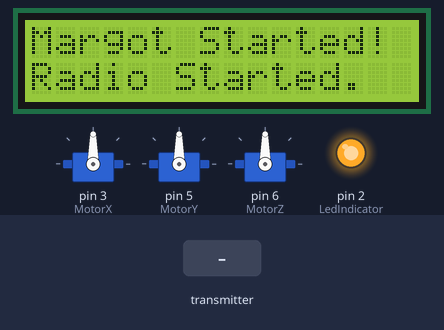
The sketch below on a simulated Arduino Uno, built with avr-gcc and run on an emulated ATmega328P. On the bench: 16×2 character LCD, 3 × servo, output pins drawn as LEDs (lit = HIGH). Inputs (shaded band) come from the test bench. No radio packets arrive unless stated.

Above: at 0.2 s.
5.4 s: the transmitter starts sending DT_joyL_A = 0
At 6.1 s:
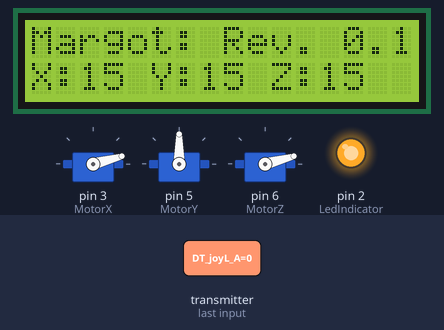
6.9 s: the transmitter starts sending DT_joyL_B = 0
At 7.8 s:
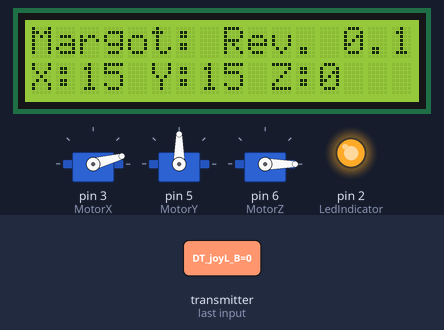
8.4 s: the transmitter starts sending DT_joyR_A = 0
At 9.6 s:
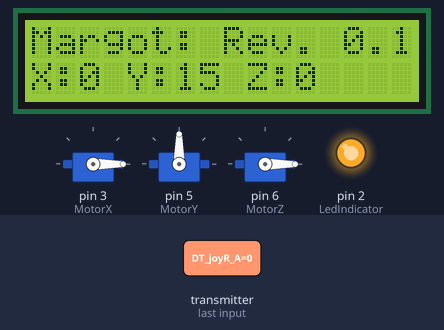
9.9 s: the transmitter starts sending DT_joyR_B = 0
At 11.0 s:
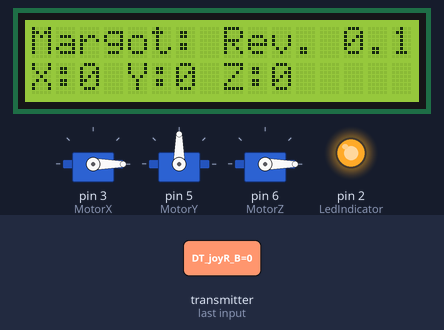
11.4 s: the transmitter starts sending DT_joyL_B = 256
At 12.6 s:
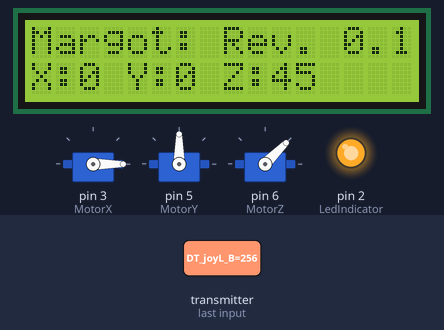
12.9 s: the transmitter starts sending DT_joyR_A = 256
At 14.0 s:
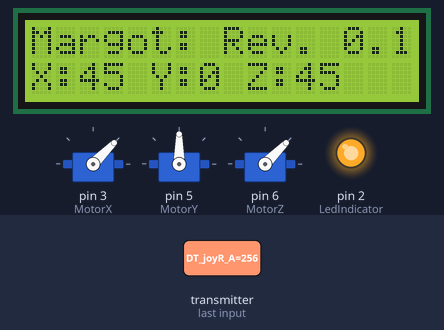
Timing chart, 0 to 15.4 s (numbered marks = the images above; inputs shaded):
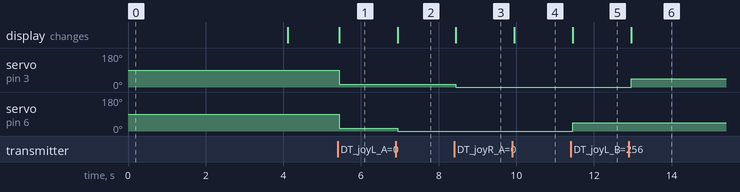

The sketch:

margot_0.1.ino
```cpp
#include <Servo.h>
#include <RF24.h>
#include <LiquidCrystal_I2C.h>

#define MotorX 3
#define MotorY 5
#define MotorZ 6
#define LedIndicator 2
#define Firmware "Rev. 0.1"


struct MyData {
 int DT_joyL_A = 90;
 int DT_joyL_B = 90;
 int DT_joyR_A = 90;
 int DT_joyR_B = 90;
 bool DT_joyL_btn = false;
 bool DT_joyR_btn = false;
};

MyData data;

Servo Sv1,Sv2, Sv3;
RF24 radio(7,8); //CE - CSN
LiquidCrystal_I2C led(0x27,16,2);

const byte address[6] = "1Node";
int PosX,PosY,PosZ;

void setup() {
  Serial.begin(115200);
  led.init();
  led.backlight();

  if(!radio.begin()){
   Display("Margot Started!","Radio Not Resp.");
   while(1);
  }else{
   radio.openReadingPipe(0,address);
   radio.setPALevel(RF24_PA_MIN);
   radio.startListening();
   Display("Margot Started!","Radio Started.");
  }
  Sv1.attach(MotorX);
  Sv2.attach(MotorY);
  Sv3.attach(MotorZ);
  pinMode(LedIndicator,OUTPUT);

  StartPos();
  Indicator();
  delay(4000);
  led.clear();
}

void loop() {

if(radio.available()){
  radio.read(&data, sizeof(MyData));
  Sync();
  M_Position();
  UpdateInfo();
}
}
void StartPos (){
  Sv1.write(90);
  Sv2.write(90);
  Sv3.write(90);
}

void Indicator(){
  digitalWrite(LedIndicator,HIGH);
}
void Sync(){
  PosX = map(data.DT_joyR_A,0,1023,0,180);
  PosY = map(data.DT_joyR_B,0 ,1023,0,180);
  PosZ = map(data.DT_joyL_B,0,1023,0,180);
}
void M_Position(){
  Sv1.write(PosX);

  if(PosY < 90){
    Sv2.write(90);
  }else{
    Sv2.write(PosY);
  }

  Sv3.write(PosZ);
}

void Debug(){
  Serial.println("X:"  + String(PosX));
  Serial.println("Y:"  + String(PosY));
  Serial.println("Z:"  + String(PosZ));

}
void Display(String line1,String Line2){
  led.setCursor(0,0);
  led.println(line1);
  led.setCursor(0,1);
  led.println(Line2);
}
void UpdateInfo(){
 Display("Margot: " + String(Firmware),
 "X:" + String(PosX) + " Y:" + String(PosY)+
 " Z:" + String(PosZ));
}
```

Measured:
- after the input at 5.4 s, servo on pin 3 (MotorX), servo on pin 6 (MotorZ): 90° → 15° at once; the display: changes at once (image 1)
- after the input at 6.9 s, servo on pin 6 (MotorZ): 15° → 0° after 0.05 s; the display: changes after 0.05 s (image 2)
- after the input at 8.4 s, servo on pin 3 (MotorX): 15° → 0° at once; the display: changes at once (image 3)
- after the input at 9.9 s, the display: changes at once (image 4)
- after the input at 11.4 s, servo on pin 6 (MotorZ): 0° → 45° after 0.06 s; the display: changes after 0.06 s (image 5)
- after the input at 12.9 s, servo on pin 3 (MotorX): 0° → 45° after 0.06 s; the display: changes after 0.06 s (image 6)
